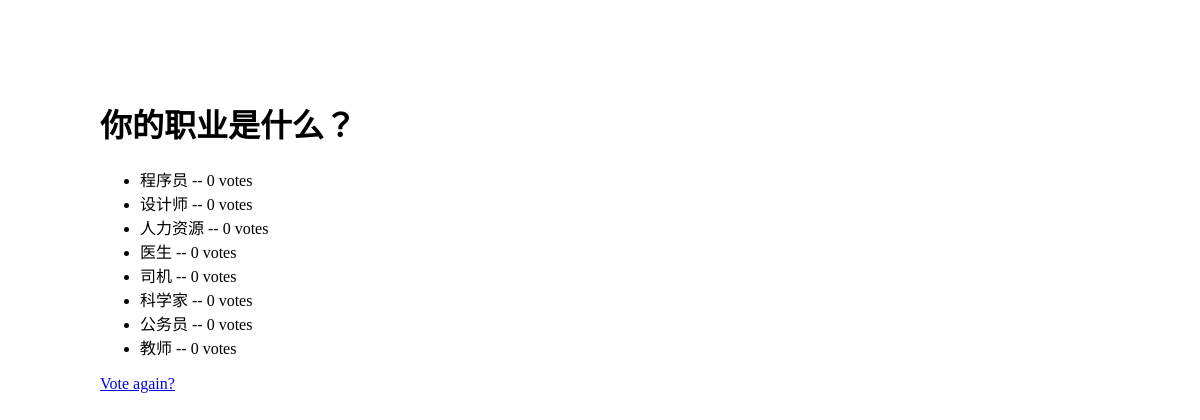
The page /polls/4/results/ on the database as committed earlier.
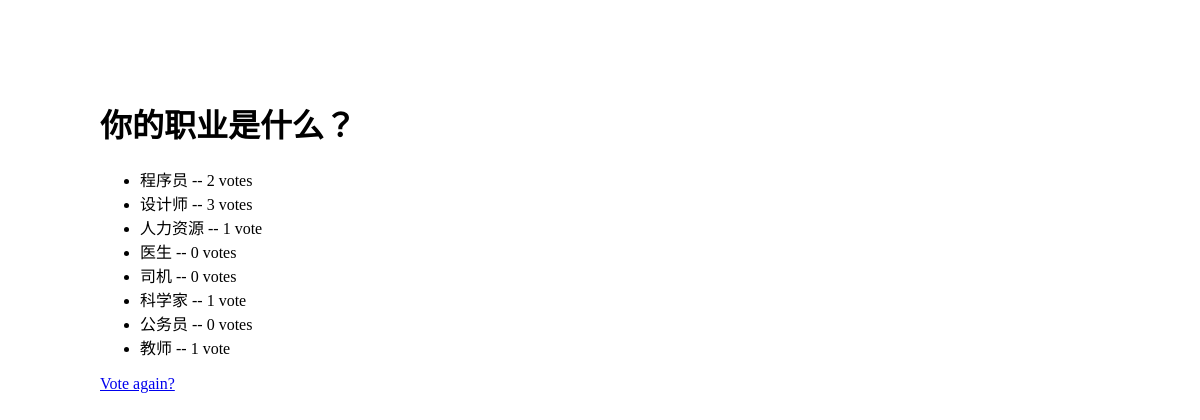
The same page on the database as committed later.
### polls/models.py (models this page shows, shortened)
class Choice(models.Model):
    question = models.ForeignKey(Question, on_delete=models.CASCADE)
    choice_text = models.CharField(max_length=200)
    votes = models.IntegerField(default=0)

### polls/views.py (the view)
# urls.py: url(r'^(?P<pk>[0-9]+)/results/$', views.ResultsView.as_view(), name='results'),
class ResultsView(generic.DetailView):
    model = Question
    template_name = 'polls/results.html'

### polls/templates/polls/results.html (shortened to what this page needs)
<!DOCTYPE html>
<html>
<head>
    {% load static %}
    <link rel="stylesheet" type="text/css" href="{% static 'polls/style-results.css' %}" />
</head>
<body>
    <div class="content">
        <h1>{{ question.question_text }}</h1>
        <ul>
        {% for choice in question.choice_set.all %}
            <li>{{ choice.choice_text }} -- {{ choice.votes }} vote{{ choice.votes|pluralize }}</li>
        {% endfor %}
        </ul>
        <a href="{% url 'polls:detail' question.id %}">Vote again?</a>
    </div>
</body>
</html>

Rows that differ between the two databases and show on the page:
changed Choice "程序员": votes "0" → "2"
changed Choice "设计师": votes "0" → "3"
changed Choice "人力资源": votes "0" → "1"
changed Choice "科学家": votes "0" → "1"
changed Choice "教师": votes "0" → "1"
